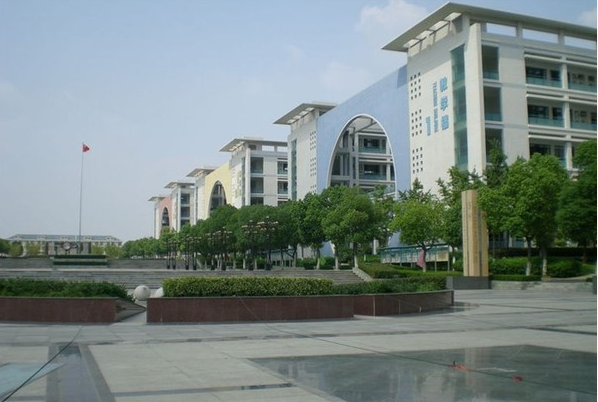
#> input picture others/small_lena.png, 598 x 402 px
$ python picture.py   (older library calls are emulated)
#> lines starting #> are read from the running program, lines starting #| are printed output that depends on the picture
### normalization.py
import numpy as np
class Normalization:

    def __init__(self, train_x, train_y=None):

        if train_y is not None:
            self.y_mean = np.mean(train_y)
            self.y_std = np.std(train_y)
        else:
            self.y_mean = None
            self.y_std = None
        self.x_means = list(np.mean(train_x, 0))
        self.x_stds = list(np.std(train_x, 0))

        self.norm_train_x = self.normalize_dataset_x(train_x)
        if train_y is not None:
            self.norm_train_y = self.normalize_dataset_y(train_y)
        else:
            self.norm_train_y = None

    def normalized_dataset(self):

        if self.norm_train_y is None:
            return self.norm_train_x
        return self.norm_train_x, self.norm_train_y

    def normalize_x(self, x):

        return [(float(x[i]) - self.x_means[i]) / self.x_stds[i] for i in range(len(x))]

    def normalize_dataset_x(self, data_x):
        norm_dataset_x = np.array([self.normalize_x(x) for x in data_x])
        return norm_dataset_x

    def denormalize_x(self, x):
        return [float(x[i]) * self.x_stds[i] + self.x_means[i] for i in range(len(x))]

    def denormalize_dataset_x(self, norm_data_x):
        denorm_dataset_x = np.array([self.denormalize_x(x) for x in norm_data_x])
        return denorm_dataset_x

    # [4 lines left out: function normalize_y, not called in this run]

    def normalize_dataset_y(self, data_y):
        norm_dataset_y = [self.normalize_y(y) for y in data_y]
        return norm_dataset_y

    # [5 lines left out: function denormalize_y, not called in this run]

    def denormalize_dataset_y(self, norm_data_y):
        denorm_dataset_y = [self.denormalize_y(y) for y in norm_data_y]
        return denorm_dataset_y

### pca.py
import normalization
import scipy as sp
from scipy import linalg
import csv

class Pca:

    def __init__(self, data):
        self._normalization = normalization.Normalization(data)
        normalized_data = self._normalization.normalized_dataset()
        data_matrix = sp.matrix(normalized_data)
        m = data_matrix.shape[0]
        covariance_matrix = data_matrix.transpose()*data_matrix
        covariance_matrix /= m
        eig_decomp = linalg.eigh(covariance_matrix)
        self._n = len(eig_decomp[0])
        self._pcas = sp.zeros((self._n, self._n))
        for i in range(self._n):
            self._pcas[i, :] = eig_decomp[1][:, self._n - i - 1]

        self._eig_vals = list(eig_decomp[0])
        self._eig_vals.reverse()

    @property
    def pcas(self):
        return self._pcas

    @property
    def eig_vals(self):
        return self._eig_vals

    @property
    def n(self):
        return self._n

    def project(self, vector, k):
        v = self._normalization.normalize_x(vector)

        # project it
        v = sp.array(v)
        dot_product = lambda pca: sum(pca[j]*v[j] for j in range(len(v)))
        return [dot_product(self.pcas[i]) for i in range(k)]

    def deproject(self, vector):
        v = list(vector)
        result = sp.zeros(self._n)
        for i in range(len(v)):
            result += self._pcas[i]*v[i]

        result = self._normalization.denormalize_x(list(result))
        return list(result)


# [21 lines left out: function main, not called in this run]

    # print(data)

# [2 lines that do not run on import are left out]

### picture.py
import scipy as sp
from scipy import misc
from pca import Pca
import matplotlib.pyplot as plt
import pickle
import matplotlib.cm as cm

class CompressionInfo:
	def __init__(self, compressed_vectors=None, pca=None, shape=None):
		self.compressed_vectors = compressed_vectors
		self.pca = pca
		self.shape = shape

	def save(self, fname):
		with open(fname, 'wb') as f:
			pickle.dump((self.compressed_vectors, self.pca, self.shape), f)

	def load(self, fname):
		with open(fname, 'rb') as f:
			self.compressed_vectors, self.pca, self.shape = pickle.load(f)


class GreyScalePicture:

	def __init__(self):
		self.data = None

	def load_from_file(self, fname):
		self.data = misc.imread(fname, flatten=True)

	def write_to_file(self, png_fname):
		misc.imsave(png_fname, self.data)

	def load_from_data(self, data):
		self.data = data

	def get_vector(self):
		return self.data.flatten()

	def resize(self, new_bigger_dim):
		bigger = max(self.data.shape[0], self.data.shape[1])
		if new_bigger_dim > bigger:
			raise ValueError("Cannot resize to bigger dimension")

		ratio = new_bigger_dim/bigger

		new_data = sp.zeros((int(self.data.shape[0]*ratio), int(self.data.shape[1]*ratio)))
		for i in range(int(self.data.shape[0]*ratio)):
			for j in range(int(self.data.shape[1]*ratio)):
				new_data[i][j] = self.data[int(i/ratio)][int(j/ratio)]
		self.data = new_data

	def shape(self):
		return self.data.shape

	def compress(self, compression):
		k = int(self.data.shape[1]*compression)
		pca = Pca(self.data)
		compressed_vectors = [pca.project(vector, k) for vector in self.data]
		return CompressionInfo(compressed_vectors, pca, self.data.shape)

	def decompress(self, compression_info):
		pca = compression_info.pca
		compressed_vectors = compression_info.compressed_vectors
		shape = compression_info.shape
		self.data = sp.zeros(shape)
		for i in range(len(compressed_vectors)):
			decompressed_vector = pca.deproject(compressed_vectors[i])
			self.data[i, :] = decompressed_vector

	def show(self):
		plt.imshow(self.data, cmap=cm.Greys_r)
		plt.show()

def main():
	p = GreyScalePicture()
	p.load_from_file('others/small_lena.png')
#> in load_from_file, `self.data = misc.imread(fname, flatten=True)`:
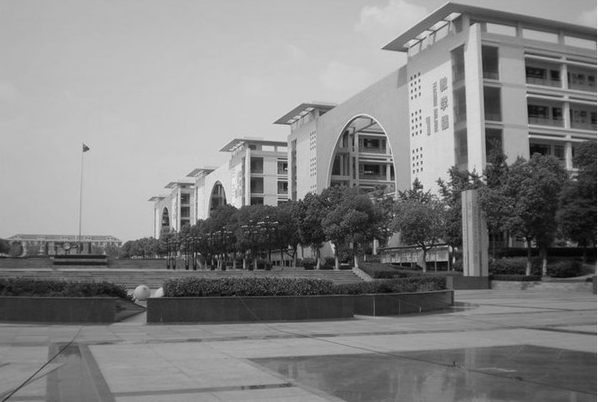
#> self.data: shape (402, 598) float32; min 2.35, max 247, mean 132
	p.resize(128)
#> after the loop in resize, `for i in range(int(self.data.shape[0]*ratio)):`:
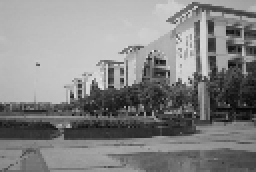
#> new_data: shape (86, 128) float64 (shown 2 times larger); min 5.13, max 227.6, mean 132.4
	ci = p.compress(0.7)
#> in __init__, `self.x_means = list(np.mean(train_x, 0))`: self.x_means = 128 values, max 166.6 at index 30, min 83.3 at index 105, mean 132.4
#> in __init__, `self.x_stds = list(np.std(train_x, 0))`: self.x_stds = 128 values, max 64.65 at index 54, min 30.14 at index 99, mean 51.56
#> in normalize_dataset_x, `norm_dataset_x = np.array([self.normalize_x(x) for x in data_x])`:
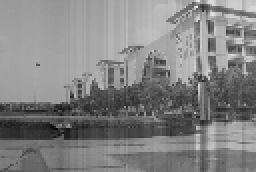
#> norm_dataset_x: shape (86, 128) float64 (shown 2 times larger); min -3.17, max 3.02, mean 0; drawn with min black and max white
#> in __init__, `covariance_matrix = data_matrix.transpose()*data_matrix`:
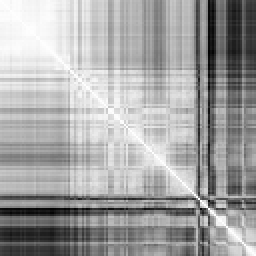
#> covariance_matrix: shape (128, 128) float64 (shown 2 times larger); min -26.2, max 86, mean 46.3; drawn with min black and max white
#> in __init__, `self._n = len(eig_decomp[0])`: self._n = 128
#> after the loop in __init__, `for i in range(self._n):`:
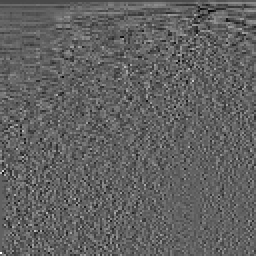
#> self._pcas: shape (128, 128) float64 (shown 2 times larger); min -0.401, max 0.645, mean -0.00077; drawn with min black and max white
#> in __init__, `self._eig_vals = list(eig_decomp[0])`: self._eig_vals = 128 values from -1.61e-15 to 74.84
#> in project, `v = self._normalization.normalize_x(vector)`: v = 128 values, max 2.44 at index 98, min 0.373 at index 101, mean 0.938
#> in compress, `compressed_vectors = [pca.project(vector, k) for vector in self.data]`: compressed_vectors = 86 items
	p.show()
	p.decompress(ci)
#> the loop in decompress, `for i in range(len(compressed_vectors)):` made 86 passes


if __name__ == '__main__':
	main()
